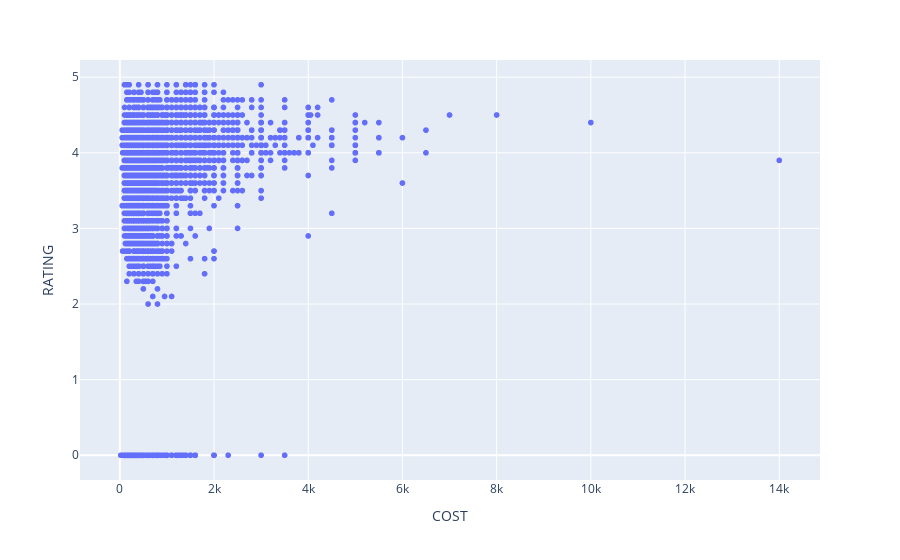

The cell this chart's notebook holds for it:
### Markdown cell above
# Bi-Variate Analysis

### Code cell
#RATING vs COST scatter graph
import plotly.express as px
fig = px.scatter(df_train, x="COST", y="RATING")
fig.show()

### Figure 1 — Plotly figure (JSON) as saved in the notebook; plotly's stock layout.template omitted (floating-point values rounded to 4 significant figures; data arrays with more than 128 entries replaced by an {"elided": "..."} marker saying what was removed)
{"data": [{"hovertemplate": "COST=%{x}<br>RATING=%{y}<extra></extra>", "legendgroup": "", "marker": {"color": "#636efa", "symbol": "circle"}, "mode": "markers", "name": "", "showlegend": false, "type": "scattergl", "x": {"elided": "12690 int values"}, "xaxis": "x", "y": {"elided": "12690 float values"}, "yaxis": "y"}], "layout": {"legend": {"tracegroupgap": 0}, "margin": {"t": 60}, "xaxis": {"anchor": "y", "domain": [0, 1], "title": {"text": "COST"}}, "yaxis": {"anchor": "x", "domain": [0, 1], "title": {"text": "RATING"}}}}
